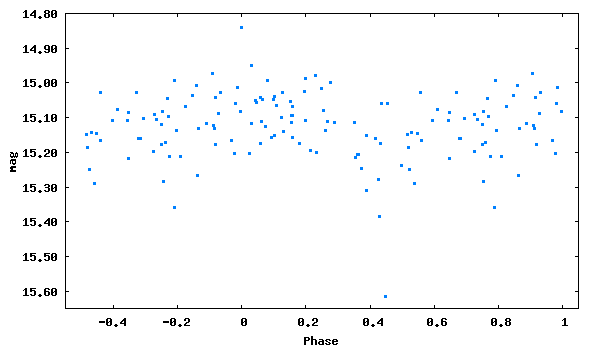

Generate this figure with gnuplot:
set term png size 600,350 medium
set colors classic
set output 'phase_lc_15.png'
set xlabel 'Phase'
set ylabel 'mag'
#set title 'JDmax = 2447035.45800 + 0.2521415 x E'
set format y '%5.2f'
plot [-0.55:1.05][15.65:14.80] "phase_lc_15.dat" linecolor 3 pointtype 5 pointsize 0.3 title ""